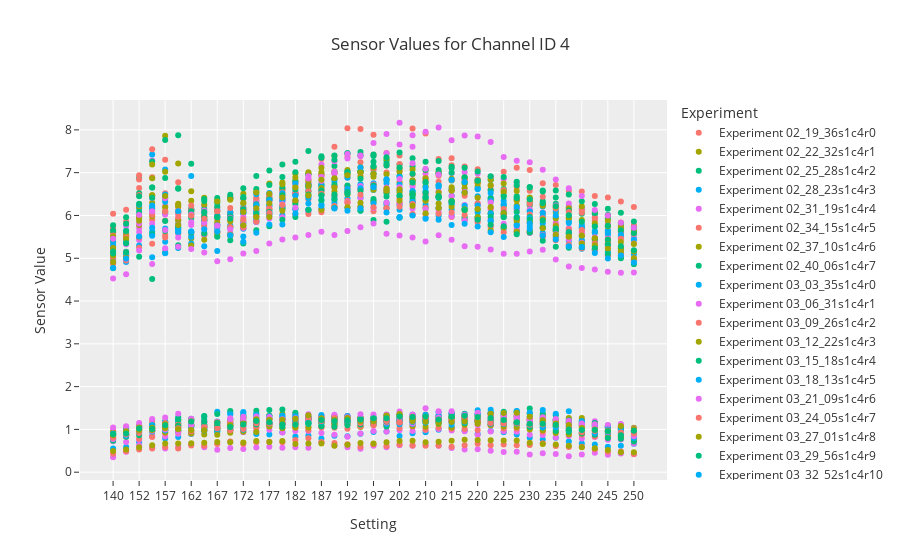

The code cell stored with this chart in its notebook:
### Code cell
# Filter the dataframe for channel_id = 4
target_channel = 4
filtered_df = df[df['channel_id'] == target_channel]

# Drop non-numeric columns for plotting
filtered_df_numeric = filtered_df.drop(columns=['experiment_id', 'channel_id'])

# Transpose the dataframe to plot it
filtered_df_numeric_T = filtered_df_numeric.T

# Create a line plot using Plotly
fig = go.Figure()

for i, col in enumerate(filtered_df_numeric_T.columns):
    fig.add_trace(go.Scatter(
        x=filtered_df_numeric_T.index,
        y=filtered_df_numeric_T[col],
        mode='markers',
        name=f'Experiment {filtered_df["experiment_id"].iloc[i]}'
    ))

fig.update_layout(
    title=f'Sensor Values for Channel ID {target_channel}',
    xaxis_title='Setting',
    yaxis_title='Sensor Value',
    legend_title='Experiment',
    template='ggplot2',
    # xaxis=dict(showgrid=False),
    # yaxis=dict(showgrid=False)
)

fig.show()
